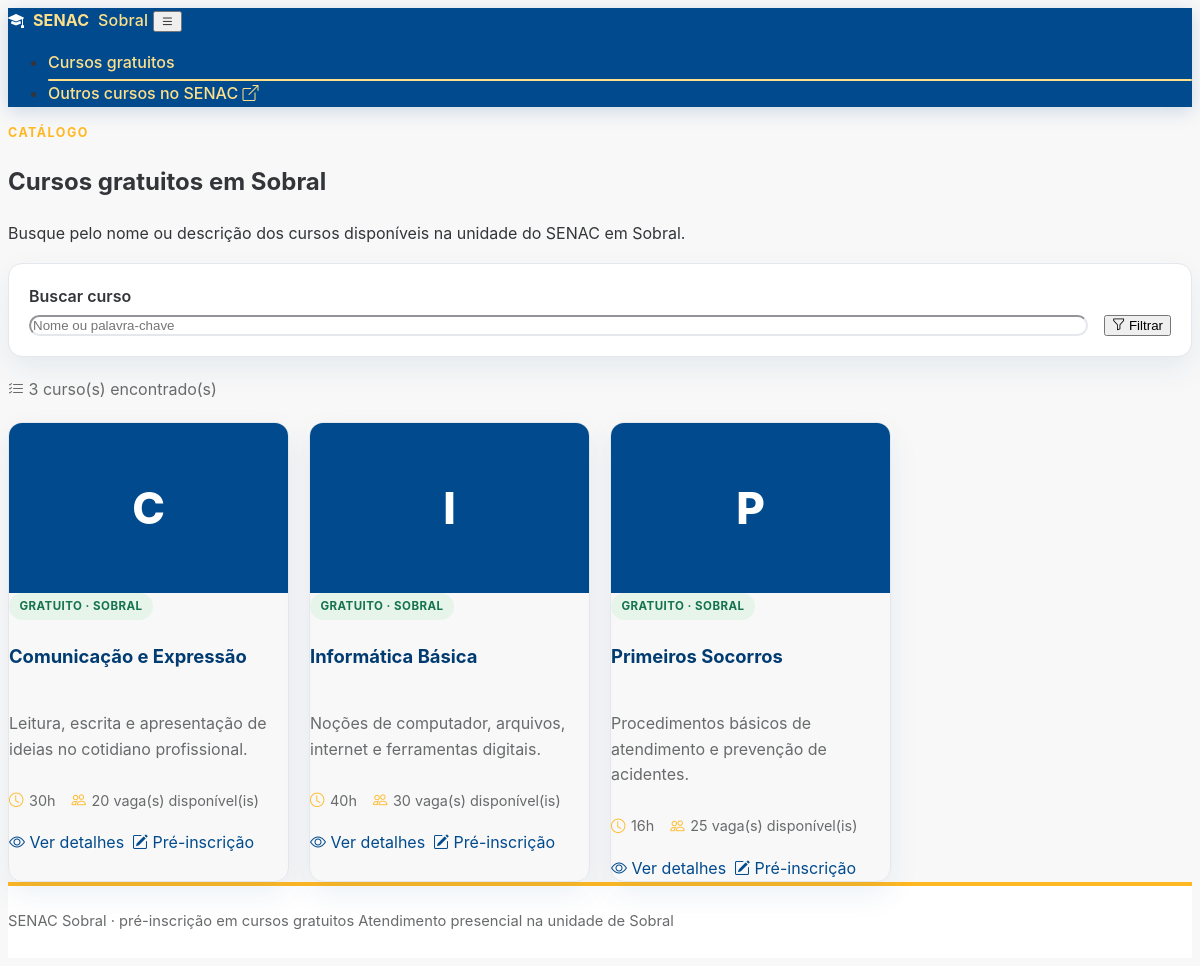
Screenshot of /cursos/ with the database file from the repository.
### app/models/curso.py (models this page shows, shortened)
class Curso(TimestampMixin, db.Model):
    __tablename__ = "cursos"
    id = db.Column(db.Integer, primary_key=True)
    titulo = db.Column(db.String(150), nullable=False)
    slug = db.Column(db.String(180), unique=True, nullable=True, index=True)
    cidade = db.Column(
        db.String(100),
        nullable=False,
        default="Sobral",
        server_default="Sobral",
        index=True,
    )
    descricao = db.Column(db.Text, nullable=False, default="")
    tipo = db.Column(
        db.Enum(
            TipoCurso,
            native_enum=False,
            length=20,
            validate_strings=True,
            values_callable=_valores_enum,
        ),
        nullable=False,
        index=True,
    )
    link_externo = db.Column(db.String(500), nullable=True)
    valor = db.Column(db.Numeric(10, 2), nullable=True)
    carga_horaria = db.Column(db.Integer, nullable=True)
    data_inicio = db.Column(db.Date, nullable=True)
    data_fim = db.Column(db.Date, nullable=True)
    vagas = db.Column(db.Integer, nullable=True)
    imagem_url = db.Column(db.String(500), nullable=True)
    ativo = db.Column(db.Boolean, default=True, nullable=False, index=True)
    inscricoes = db.relationship(
        "Inscricao",
        back_populates="curso",
        passive_deletes=True,
    )
    turmas = db.relationship(
        "Turma",
        back_populates="curso",
        cascade="all, delete-orphan",
        passive_deletes=True,
        order_by="Turma.nome",
    )
    __table_args__ = (
        db.CheckConstraint(
            "tipo IN ('pago', 'gratuito')",
            name="ck_cursos_tipo_valido",
        ),
        db.CheckConstraint(
            "(tipo = 'pago' AND link_externo IS NOT NULL) "
            "OR (tipo = 'gratuito' AND link_externo IS NULL)",
            name="ck_cursos_link_externo_por_tipo",
        ),
        db.CheckConstraint(
            "valor IS NULL OR valor >= 0",
            name="ck_cursos_valor_nao_negativo",
        ),
        db.CheckConstraint(
            "vagas IS NULL OR vagas >= 0",
            name="ck_cursos_vagas_nao_negativas",
        ),
        db.CheckConstraint(
            "carga_horaria IS NULL OR carga_horaria > 0",
            name="ck_cursos_carga_horaria_positiva",
        ),
        db.CheckConstraint(
            "data_fim IS NULL OR data_inicio IS NULL OR data_fim >= data_inicio",
            name="ck_cursos_periodo_valido",
        ),
        db.Index("ix_cursos_publicacao", "ativo", "tipo", "cidade"),
    )
    @property
    def aceita_pre_inscricao(self) -> bool:
        return self.ativo is not False
    @property
    def turmas_ativas(self) -> list:
        return [turma for turma in self.turmas if turma.ativo is not False]
    @property
    def vagas_disponiveis(self) -> int | None:
        turmas = self.turmas_ativas
        if turmas:
            if any(turma.vagas is None for turma in turmas):
                return None
            return sum(turma.vagas_disponiveis or 0 for turma in turmas)
        if self.vagas is None:
            return None
        return max(self.vagas - self.vagas_ocupadas, 0)
    @property
    def possui_vagas(self) -> bool:
        if self.ativo is False:
            return False
        if not self.turmas_ativas:
            return self.vagas is None or self.vagas_disponiveis > 0
        return any(turma.disponivel for turma in self.turmas_ativas)

### app/models/turma.py (models this page shows, shortened)
class Turma(TimestampMixin, db.Model):
    __tablename__ = "turmas"
    id = db.Column(db.Integer, primary_key=True)
    curso_id = db.Column(
        db.Integer,
        db.ForeignKey(
            "cursos.id",
            ondelete="CASCADE",
            name="fk_turmas_curso_id",
        ),
        nullable=False,
        index=True,
    )
    nome = db.Column(db.String(100), nullable=False)
    dias_semana = db.Column(db.String(120), nullable=True)
    hora_inicio = db.Column(db.Time(), nullable=True)
    hora_fim = db.Column(db.Time(), nullable=True)
    data_inicio = db.Column(db.Date, nullable=True)
    data_fim = db.Column(db.Date, nullable=True)
    vagas = db.Column(db.Integer, nullable=True)
    ativo = db.Column(db.Boolean, default=True, nullable=False, index=True)
    curso = db.relationship("Curso", back_populates="turmas")
    inscricoes = db.relationship(
        "Inscricao",
        back_populates="turma",
        passive_deletes=True,
    )
    __table_args__ = (
        db.CheckConstraint(
            "vagas IS NULL OR vagas >= 0",
            name="ck_turmas_vagas_nao_negativas",
        ),
        db.CheckConstraint(
            "hora_fim IS NULL OR hora_inicio IS NULL OR hora_fim > hora_inicio",
            name="ck_turmas_horario_valido",
        ),
        db.CheckConstraint(
            "data_fim IS NULL OR data_inicio IS NULL OR data_fim >= data_inicio",
            name="ck_turmas_periodo_valido",
        ),
        db.Index("ix_turmas_curso_ativo", "curso_id", "ativo"),
    )
    @property
    def vagas_ocupadas(self) -> int:
        return sum(
            1
            for inscricao in self.inscricoes
            if inscricao.status != StatusInscricao.CANCELADA
        )
    @property
    def vagas_disponiveis(self) -> int | None:
        if self.vagas is None:
            return None
        return max(self.vagas - self.vagas_ocupadas, 0)
    @property
    def tem_vagas(self) -> bool:
        return self.vagas is None or self.vagas_disponiveis > 0
    @property
    def disponivel(self) -> bool:
        curso_ativo = self.curso is None or self.curso.ativo is not False
        return self.ativo is not False and curso_ativo and self.tem_vagas

### app/blueprints/catalogo/routes.py (the view)
@bp.get("/", strict_slashes=False)
def listar():
    termo = request.args.get("q", "").strip()
    servico = CursoService()
    cursos = servico.listar_cursos_publicos(termo=termo or None)
    return render_template(
        "catalogo/lista_cursos.html",
        cursos=cursos,
        termo=termo,
    )

### app/services/curso_service.py (called while the page is built, shortened)
def cidade_padrao() -> str:
    return str(current_app.config.get("CIDADE_PADRAO", "Sobral"))

    def listar_cursos_publicos(
        self,
        termo: str | None = None,
        cidade: str | None = None,
    ) -> list[Curso]:
        consulta = db.select(Curso).where(
            Curso.ativo.is_(True),
            Curso.tipo == TipoCurso.GRATUITO,
            Curso.cidade == (cidade or cidade_padrao()),
        )
        consulta = consulta.order_by(Curso.titulo.asc())
        return list(db.session.scalars(consulta).all())

### app/templates/catalogo/lista_cursos.html (shortened to what this page needs)
{% extends "base.html" %}
{% from "components/curso_card.html" import curso_card %}
{% from "components/ui.html" import empty_state %}
{% block content %}
  <section class="mb-4">
    <p class="eyebrow">Catálogo</p>
    <h1 class="display-6 fw-bold text-primary mb-2">Cursos gratuitos em Sobral</h1>
    <p class="text-muted mb-0">
      Busque pelo nome ou descrição dos cursos disponíveis na unidade do SENAC
      em Sobral.
    </p>
  </section>
  <form class="filter-panel" method="get" action="{{ url_for('catalogo.listar') }}" role="search">
    <div class="filter-grid filter-grid--catalogo">
      <div class="field">
        <label class="form-label" for="q">Buscar curso</label>
        <input class="form-control" id="q" name="q" type="search" value="{{ termo }}" placeholder="Nome ou palavra-chave">
      </div>
      <div class="filter-actions">
        <button type="submit" class="btn btn-primary">
          <i class="bi bi-funnel" aria-hidden="true"></i>
          Filtrar
        </button>
      </div>
    </div>
  </form>
  {% if cursos %}
    <p class="results-count">
      <i class="bi bi-list-check" aria-hidden="true"></i>
      {{ cursos|length }} curso(s) encontrado(s)
    </p>
    <div class="course-grid">
      {% for curso in cursos %}
        {{ curso_card(curso) }}
      {% endfor %}
    </div>
  {% else %}
    <div class="mt-4">
      {% call empty_state("Nenhum curso encontrado", "Tente outro termo de busca ou remova os filtros aplicados.", "search") %}
        <a class="btn btn-outline-primary" href="{{ url_for('catalogo.listar') }}">Ver todos os cursos</a>
      {% endcall %}
    </div>
  {% endif %}
{% endblock %}

### app/templates/components/curso_card.html
{% from "components/ui.html" import status_badge %}
{% macro curso_card(curso) %}
  <article class="card course-card">
    {% if curso.imagem_url %}
      <img class="course-card__image" src="{{ curso.imagem_url }}" alt="Imagem do curso {{ curso.titulo }}">
    {% else %}
      <div class="course-card__image course-card__image--placeholder" aria-hidden="true">
        {{ curso.titulo[:1]|upper }}
      </div>
    {% endif %}
    <div class="card-body">
      {{ status_badge('gratuito', 'Gratuito · ' ~ curso.cidade) }}
      <h2 class="card-title">
        <a href="{{ url_for('catalogo.detalhe', curso_id=curso.id) }}">{{ curso.titulo }}</a>
      </h2>
      <p class="course-card__description">{{ curso.descricao|truncate(150) }}</p>
      <ul class="course-meta">
        {% if curso.carga_horaria %}
          <li><i class="bi bi-clock" aria-hidden="true"></i>{{ curso.carga_horaria }}h</li>
        {% endif %}
        <li>
          <i class="bi bi-people" aria-hidden="true"></i>
          {% if curso.possui_vagas %}
            {% if curso.vagas_disponiveis is not none %}
              {{ curso.vagas_disponiveis }} vaga(s) disponível(is)
            {% else %}
              Vagas disponíveis
            {% endif %}
          {% else %}
            Vagas esgotadas
          {% endif %}
        </li>
      </ul>
      <div class="course-card__actions">
        <a class="btn btn-sm btn-outline-primary" href="{{ url_for('catalogo.detalhe', curso_id=curso.id) }}">
          <i class="bi bi-eye" aria-hidden="true"></i>
          Ver detalhes
        </a>
        {% if curso.aceita_pre_inscricao and curso.possui_vagas %}
          <a class="btn btn-sm btn-primary" href="{{ url_for('inscricoes.pre_inscricao', curso_id=curso.id) }}">
            <i class="bi bi-pencil-square" aria-hidden="true"></i>
            Pré-inscrição
          </a>
        {% endif %}
      </div>
    </div>
  </article>
{% endmacro %}

### app/templates/components/ui.html (shortened to what this page needs)
{% macro status_badge(status, rotulo) %}
  <span class="status-badge status-badge--{{ status }}">{{ rotulo }}</span>
{% endmacro %}

### app/static/css/style.css (style rules this page uses)
:root { --senac-blue: #004a8d; --senac-blue-dark: #003b71; --senac-blue-soft: #e6f0f8; --senac-blue-rgb: 0, 74, 141; --senac-accent: #ffb822; --senac-accent-light: #ffe08a; --senac-accent-dark: #f19300; --senac-accent-ink: #8a5000; --senac-secondary: #3182a7; --senac-text: #333539; --senac-muted: #686a6c; --senac-border: #e4e7eb; --senac-surface: #f8f8f8; --senac-success: #15734e; --senac-success-soft: #e6f4ea; --senac-danger: #b42318; --senac-danger-soft: #fdecec; --senac-warning: var(--senac-accent-ink); --senac-warning-soft: #fff4e0; --senac-info: var(--senac-blue-dark); --senac-info-soft: var(--senac-blue-soft); --senac-contact: #1d5f7d; --senac-contact-soft: #e4f1f6; --senac-radius: 14px; --senac-shadow: 0 12px 30px rgba(0, 74, 141, 0.08); --bs-primary: var(--senac-blue); --bs-primary-rgb: 0, 74, 141; --tblr-primary: var(--senac-blue); --tblr-primary-darken: var(--senac-blue-dark); }
* { box-sizing: border-box; }
html { scroll-behavior: smooth; scroll-padding-top: 1.5rem; }
body { color: var(--senac-text); background: var(--senac-surface); font-family: Inter, system-ui, -apple-system, "Segoe UI", Roboto, sans-serif; line-height: 1.6; }
a { color: var(--senac-blue); text-decoration: none; }
.btn-primary { --bs-btn-bg: var(--senac-blue); --bs-btn-border-color: var(--senac-blue); --bs-btn-hover-bg: var(--senac-blue-dark); --bs-btn-hover-border-color: var(--senac-blue-dark); --bs-btn-active-bg: var(--senac-blue-dark); --bs-btn-active-border-color: var(--senac-blue-dark); --bs-btn-disabled-bg: var(--senac-blue); --bs-btn-disabled-border-color: var(--senac-blue); }
.btn-outline-primary { --bs-btn-color: var(--senac-blue); --bs-btn-border-color: var(--senac-blue); --bs-btn-hover-bg: var(--senac-blue); --bs-btn-hover-border-color: var(--senac-blue); --bs-btn-active-bg: var(--senac-blue-dark); --bs-btn-active-border-color: var(--senac-blue-dark); }
.eyebrow { margin: 0; color: var(--senac-accent); font-size: 0.78rem; font-weight: 700; letter-spacing: 0.12em; text-transform: uppercase; }
.course-grid, .turma-grid { display: grid; grid-template-columns: repeat(auto-fill, minmax(270px, 1fr)); gap: 1.25rem; }
.course-card { height: 100%; overflow: hidden; border: 1px solid var(--senac-border); border-radius: var(--senac-radius); box-shadow: var(--senac-shadow); transition: transform 0.15s ease, box-shadow 0.15s ease; }
.course-card__image { width: 100%; height: 170px; object-fit: cover; background: var(--senac-blue-soft); }
.course-card__image--placeholder { display: grid; place-items: center; color: #fff; font-size: 2.75rem; font-weight: 800; background: var(--senac-blue); }
.course-card .card-body { display: flex; flex: 1; flex-direction: column; gap: 0.65rem; }
.course-card .card-title { font-size: 1.15rem; line-height: 1.3; }
.course-card .card-title a { color: var(--senac-blue-dark); }
.course-card__description { color: var(--senac-muted); }
.course-meta { display: flex; flex-wrap: wrap; gap: 0.5rem 1rem; margin: 0; padding: 0; color: var(--senac-muted); font-size: 0.9rem; list-style: none; }
.course-meta li { display: inline-flex; align-items: center; gap: 0.35rem; }
.course-meta i { color: var(--senac-accent); }
.course-card__actions { display: flex; flex-wrap: wrap; gap: 0.5rem; margin-top: auto; padding-top: 0.5rem; }
.status-badge { display: inline-flex; align-items: center; width: fit-content; padding: 0.25rem 0.65rem; border-radius: 999px; font-size: 0.72rem; font-weight: 700; letter-spacing: 0.04em; text-transform: uppercase; }
.status-badge--gratuito, .status-badge--ativo, .status-badge--ativa, .status-badge--finalizada { background: var(--senac-success-soft); color: var(--senac-success); }
.filter-panel { padding: 1.25rem; border: 1px solid var(--senac-border); border-radius: var(--senac-radius); background: #fff; box-shadow: var(--senac-shadow); }
.filter-grid { display: grid; gap: 1rem; align-items: end; grid-template-columns: repeat(auto-fit, minmax(190px, 1fr)); }
.filter-grid--catalogo { grid-template-columns: minmax(220px, 1fr) auto; }
.filter-actions { display: flex; flex-wrap: wrap; gap: 0.5rem; align-items: end; }
.results-count { margin: 1.25rem 0; color: var(--senac-muted); }
.field { display: grid; align-content: start; gap: 0.35rem; }
.form-label { margin-bottom: 0; font-weight: 600; }
.form-control, .form-select { border-color: var(--senac-border); border-radius: 0.65rem; }

### rows the page displays
Curso: titulo "C", rotulo "GRATUITO · SOBRAL", titulo "Comunicação e Expressão", descricao "Leitura, escrita e apresentação de ideias no cotidiano profissional.", carga_horaria "30", vagas_disponiveis "20"
Curso: titulo "I", rotulo "GRATUITO · SOBRAL", titulo "Informática Básica", descricao "Noções de computador, arquivos, internet e ferramentas digitais.", carga_horaria "40", vagas_disponiveis "30"
Curso: titulo "P", rotulo "GRATUITO · SOBRAL", titulo "Primeiros Socorros", descricao "Procedimentos básicos de atendimento e prevenção de acidentes.", carga_horaria "16", vagas_disponiveis "25"

### other values shown
{{ cursos|length }} "3"
